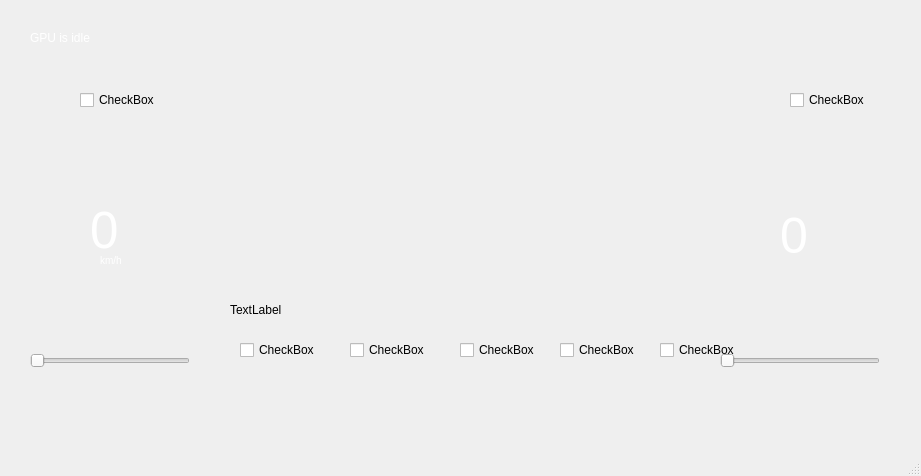
<?xml version="1.0" encoding="UTF-8"?>
<ui version="4.0">
 <class>MainWindowClass</class>
 <widget class="QMainWindow" name="MainWindowClass">
  <property name="geometry">
   <rect>
    <x>0</x>
    <y>0</y>
    <width>921</width>
    <height>476</height>
   </rect>
  </property>
  <property name="sizePolicy">
   <sizepolicy hsizetype="Fixed" vsizetype="Fixed">
    <horstretch>0</horstretch>
    <verstretch>0</verstretch>
   </sizepolicy>
  </property>
  <property name="minimumSize">
   <size>
    <width>921</width>
    <height>476</height>
   </size>
  </property>
  <property name="maximumSize">
   <size>
    <width>921</width>
    <height>476</height>
   </size>
  </property>
  <property name="windowTitle">
   <string>Controller (Client)</string>
  </property>
  <property name="autoFillBackground">
   <bool>false</bool>
  </property>
  <property name="styleSheet">
   <string notr="true"/>
  </property>
  <widget class="QWidget" name="centralwidget">
   <widget class="QLabel" name="label">
    <property name="geometry">
     <rect>
      <x>10</x>
      <y>-10</y>
      <width>901</width>
      <height>481</height>
     </rect>
    </property>
    <property name="sizePolicy">
     <sizepolicy hsizetype="Fixed" vsizetype="Fixed">
      <horstretch>0</horstretch>
      <verstretch>0</verstretch>
     </sizepolicy>
    </property>
    <property name="minimumSize">
     <size>
      <width>901</width>
      <height>481</height>
     </size>
    </property>
    <property name="maximumSize">
     <size>
      <width>901</width>
      <height>481</height>
     </size>
    </property>
    <property name="text">
     <string/>
    </property>
    <property name="pixmap">
     <pixmap>../qtautosar/dash.png</pixmap>
    </property>
   </widget>
   <widget class="QLabel" name="speed">
    <property name="geometry">
     <rect>
      <x>90</x>
      <y>200</y>
      <width>91</width>
      <height>61</height>
     </rect>
    </property>
    <property name="styleSheet">
     <string notr="true">
						color: white;
						font-size: 50px;
					</string>
    </property>
    <property name="text">
     <string>&lt;html&gt;&lt;head/&gt;&lt;body&gt;&lt;p&gt;&lt;span style=&quot; font-size:38pt;&quot;&gt;0&lt;/span&gt;&lt;/p&gt;&lt;/body&gt;&lt;/html&gt;</string>
    </property>
   </widget>
   <widget class="QLabel" name="label_3">
    <property name="geometry">
     <rect>
      <x>100</x>
      <y>250</y>
      <width>41</width>
      <height>21</height>
     </rect>
    </property>
    <property name="styleSheet">
     <string notr="true">
						color: white;
						font-size: 10px;
					</string>
    </property>
    <property name="text">
     <string>km/h</string>
    </property>
   </widget>
   <widget class="QLabel" name="degree">
    <property name="geometry">
     <rect>
      <x>780</x>
      <y>210</y>
      <width>31</width>
      <height>51</height>
     </rect>
    </property>
    <property name="styleSheet">
     <string notr="true">
						color: white;
						font-size: 50px;
					</string>
    </property>
    <property name="text">
     <string>0</string>
    </property>
   </widget>
   <widget class="QLabel" name="label_5">
    <property name="geometry">
     <rect>
      <x>220</x>
      <y>20</y>
      <width>471</width>
      <height>241</height>
     </rect>
    </property>
    <property name="styleSheet">
     <string notr="true">
						#centralWidget {
						border-image: url(:/res/background.jpg) 0 0 0 0 stretch stretch;
						}
					</string>
    </property>
    <property name="text">
     <string/>
    </property>
    <property name="pixmap">
     <pixmap>../../../Pictures/2022-06-25 at 15-10-25.png</pixmap>
    </property>
   </widget>
   <widget class="QLabel" name="larrow_b">
    <property name="geometry">
     <rect>
      <x>170</x>
      <y>130</y>
      <width>41</width>
      <height>31</height>
     </rect>
    </property>
    <property name="text">
     <string/>
    </property>
    <property name="pixmap">
     <pixmap>../qtautosar/Oparrow.png</pixmap>
    </property>
   </widget>
   <widget class="QLabel" name="light_b">
    <property name="geometry">
     <rect>
      <x>440</x>
      <y>280</y>
      <width>49</width>
      <height>31</height>
     </rect>
    </property>
    <property name="text">
     <string/>
    </property>
    <property name="pixmap">
     <pixmap>../qtautosar/lightOn.png</pixmap>
    </property>
   </widget>
   <widget class="QLabel" name="fuel_b">
    <property name="geometry">
     <rect>
      <x>230</x>
      <y>280</y>
      <width>51</width>
      <height>31</height>
     </rect>
    </property>
    <property name="text">
     <string/>
    </property>
    <property name="pixmap">
     <pixmap>../qtautosar/lowfuel.png</pixmap>
    </property>
   </widget>
   <widget class="QLabel" name="fix_b">
    <property name="geometry">
     <rect>
      <x>650</x>
      <y>280</y>
      <width>41</width>
      <height>31</height>
     </rect>
    </property>
    <property name="text">
     <string/>
    </property>
    <property name="pixmap">
     <pixmap>../qtautosar/fix.png</pixmap>
    </property>
   </widget>
   <widget class="QLabel" name="battery_b">
    <property name="geometry">
     <rect>
      <x>550</x>
      <y>280</y>
      <width>31</width>
      <height>31</height>
     </rect>
    </property>
    <property name="text">
     <string/>
    </property>
    <property name="pixmap">
     <pixmap>../qtautosar/batterydown.png</pixmap>
    </property>
   </widget>
   <widget class="QLabel" name="opendoor_b">
    <property name="geometry">
     <rect>
      <x>340</x>
      <y>280</y>
      <width>31</width>
      <height>31</height>
     </rect>
    </property>
    <property name="text">
     <string/>
    </property>
    <property name="pixmap">
     <pixmap>../qtautosar/opendoor.png</pixmap>
    </property>
   </widget>
   <widget class="QLabel" name="rarrow_b">
    <property name="geometry">
     <rect>
      <x>710</x>
      <y>130</y>
      <width>41</width>
      <height>31</height>
     </rect>
    </property>
    <property name="text">
     <string/>
    </property>
    <property name="pixmap">
     <pixmap>../qtautosar/arrow.png</pixmap>
    </property>
   </widget>
   <widget class="QCheckBox" name="larrow_c">
    <property name="geometry">
     <rect>
      <x>80</x>
      <y>90</y>
      <width>76</width>
      <height>20</height>
     </rect>
    </property>
    <property name="text">
     <string>CheckBox</string>
    </property>
   </widget>
   <widget class="QLabel" name="label_6">
    <property name="geometry">
     <rect>
      <x>230</x>
      <y>300</y>
      <width>461</width>
      <height>20</height>
     </rect>
    </property>
    <property name="text">
     <string>TextLabel</string>
    </property>
   </widget>
   <widget class="QCheckBox" name="rarrow_c">
    <property name="geometry">
     <rect>
      <x>790</x>
      <y>90</y>
      <width>76</width>
      <height>20</height>
     </rect>
    </property>
    <property name="text">
     <string>CheckBox</string>
    </property>
   </widget>
   <widget class="QCheckBox" name="fix_c">
    <property name="geometry">
     <rect>
      <x>660</x>
      <y>340</y>
      <width>76</width>
      <height>20</height>
     </rect>
    </property>
    <property name="text">
     <string>CheckBox</string>
    </property>
   </widget>
   <widget class="QCheckBox" name="battery_c">
    <property name="geometry">
     <rect>
      <x>560</x>
      <y>340</y>
      <width>76</width>
      <height>20</height>
     </rect>
    </property>
    <property name="text">
     <string>CheckBox</string>
    </property>
   </widget>
   <widget class="QCheckBox" name="light_c">
    <property name="geometry">
     <rect>
      <x>460</x>
      <y>340</y>
      <width>76</width>
      <height>20</height>
     </rect>
    </property>
    <property name="text">
     <string>CheckBox</string>
    </property>
   </widget>
   <widget class="QCheckBox" name="opendoor_c">
    <property name="geometry">
     <rect>
      <x>350</x>
      <y>340</y>
      <width>76</width>
      <height>20</height>
     </rect>
    </property>
    <property name="text">
     <string>CheckBox</string>
    </property>
   </widget>
   <widget class="QCheckBox" name="fuel_c">
    <property name="geometry">
     <rect>
      <x>240</x>
      <y>340</y>
      <width>76</width>
      <height>20</height>
     </rect>
    </property>
    <property name="text">
     <string>CheckBox</string>
    </property>
   </widget>
   <widget class="QSlider" name="horizontalSlider">
    <property name="geometry">
     <rect>
      <x>30</x>
      <y>350</y>
      <width>160</width>
      <height>22</height>
     </rect>
    </property>
    <property name="maximum">
     <number>240</number>
    </property>
    <property name="orientation">
     <enum>Qt::Horizontal</enum>
    </property>
   </widget>
   <widget class="QSlider" name="horizontalSlider_2">
    <property name="geometry">
     <rect>
      <x>720</x>
      <y>350</y>
      <width>160</width>
      <height>22</height>
     </rect>
    </property>
    <property name="maximum">
     <number>8</number>
    </property>
    <property name="pageStep">
     <number>2</number>
    </property>
    <property name="orientation">
     <enum>Qt::Horizontal</enum>
    </property>
   </widget>
   <widget class="QLabel" name="label_2">
    <property name="geometry">
     <rect>
      <x>30</x>
      <y>30</y>
      <width>111</width>
      <height>16</height>
     </rect>
    </property>
    <property name="styleSheet">
     <string notr="true">color:white;</string>
    </property>
    <property name="text">
     <string>&lt;html&gt;&lt;head/&gt;&lt;body&gt;&lt;p align=&quot;justify&quot;&gt;&lt;span style=&quot; color:#ffffff;&quot;&gt;GPU is idle&lt;/span&gt;&lt;/p&gt;&lt;/body&gt;&lt;/html&gt;</string>
    </property>
   </widget>
  </widget>
  <widget class="QStatusBar" name="statusbar"/>
 </widget>
 <resources/>
 <connections/>
</ui>
